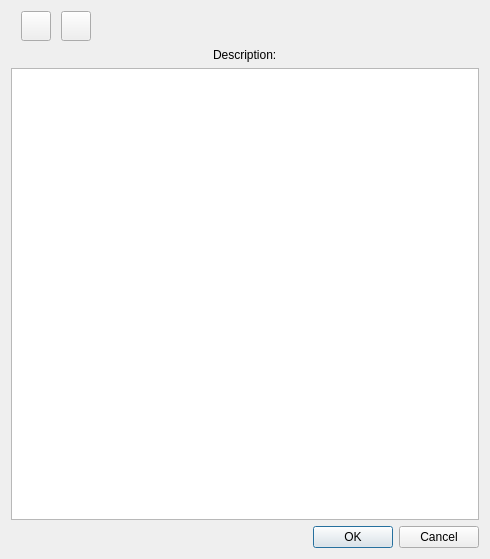
<?xml version="1.0" encoding="UTF-8"?>
<ui version="4.0">
 <class>AbstractFunctionalityForm</class>
 <widget class="QWidget" name="AbstractFunctionalityForm">
  <property name="windowModality">
   <enum>Qt::ApplicationModal</enum>
  </property>
  <property name="geometry">
   <rect>
    <x>0</x>
    <y>0</y>
    <width>490</width>
    <height>559</height>
   </rect>
  </property>
  <property name="sizePolicy">
   <sizepolicy hsizetype="Expanding" vsizetype="Expanding">
    <horstretch>0</horstretch>
    <verstretch>0</verstretch>
   </sizepolicy>
  </property>
  <property name="windowIcon">
   <iconset>
    <normaloff>../../build-Framework-Desktop_Qt_5_7_0_MinGW_32bit-Debug/Images/lightning.jpg</normaloff>../../build-Framework-Desktop_Qt_5_7_0_MinGW_32bit-Debug/Images/lightning.jpg</iconset>
  </property>
  <layout class="QVBoxLayout" name="verticalLayout">
   <item>
    <layout class="QHBoxLayout" name="topLayout">
     <item>
      <widget class="QWidget" name="switchLabelBackground" native="true">
       <property name="minimumSize">
        <size>
         <width>90</width>
         <height>31</height>
        </size>
       </property>
       <property name="maximumSize">
        <size>
         <width>90</width>
         <height>31</height>
        </size>
       </property>
       <widget class="QLabel" name="labelSwitch">
        <property name="geometry">
         <rect>
          <x>0</x>
          <y>0</y>
          <width>90</width>
          <height>31</height>
         </rect>
        </property>
        <property name="text">
         <string/>
        </property>
        <property name="pixmap">
         <pixmap>../../build-Framework-Desktop_Qt_5_7_0_MinGW_32bit-Debug/Images/Left.png</pixmap>
        </property>
        <property name="scaledContents">
         <bool>true</bool>
        </property>
       </widget>
       <widget class="InteractiveButton" name="EditButton">
        <property name="enabled">
         <bool>true</bool>
        </property>
        <property name="geometry">
         <rect>
          <x>50</x>
          <y>0</y>
          <width>30</width>
          <height>30</height>
         </rect>
        </property>
        <property name="text">
         <string/>
        </property>
        <property name="icon">
         <iconset>
          <normaloff>../../build-Framework-Desktop_Qt_5_5_1_MinGW_32bit-Debug/Images/Edit.png</normaloff>../../build-Framework-Desktop_Qt_5_5_1_MinGW_32bit-Debug/Images/Edit.png</iconset>
        </property>
        <property name="iconSize">
         <size>
          <width>30</width>
          <height>30</height>
         </size>
        </property>
       </widget>
       <widget class="InteractiveButton" name="EyeButton">
        <property name="enabled">
         <bool>true</bool>
        </property>
        <property name="geometry">
         <rect>
          <x>10</x>
          <y>0</y>
          <width>30</width>
          <height>30</height>
         </rect>
        </property>
        <property name="text">
         <string/>
        </property>
        <property name="icon">
         <iconset>
          <normaloff>../../build-Framework-Desktop_Qt_5_5_1_MinGW_32bit-Debug/Images/Eye.png</normaloff>../../build-Framework-Desktop_Qt_5_5_1_MinGW_32bit-Debug/Images/Eye.png</iconset>
        </property>
        <property name="iconSize">
         <size>
          <width>30</width>
          <height>30</height>
         </size>
        </property>
       </widget>
      </widget>
     </item>
     <item>
      <spacer name="topSpacer">
       <property name="orientation">
        <enum>Qt::Horizontal</enum>
       </property>
       <property name="sizeHint" stdset="0">
        <size>
         <width>40</width>
         <height>20</height>
        </size>
       </property>
      </spacer>
     </item>
    </layout>
   </item>
   <item>
    <layout class="QHBoxLayout" name="descriptionLayout">
     <item>
      <widget class="QLabel" name="descriptionLabel">
       <property name="sizePolicy">
        <sizepolicy hsizetype="Fixed" vsizetype="Fixed">
         <horstretch>19</horstretch>
         <verstretch>0</verstretch>
        </sizepolicy>
       </property>
       <property name="text">
        <string>Description:</string>
       </property>
      </widget>
     </item>
    </layout>
   </item>
   <item>
    <widget class="QTextEdit" name="descriptionTextEdit">
     <property name="sizePolicy">
      <sizepolicy hsizetype="Expanding" vsizetype="Ignored">
       <horstretch>0</horstretch>
       <verstretch>0</verstretch>
      </sizepolicy>
     </property>
    </widget>
   </item>
   <item>
    <widget class="QDialogButtonBox" name="buttonBox">
     <property name="locale">
      <locale language="English" country="UnitedStates"/>
     </property>
     <property name="standardButtons">
      <set>QDialogButtonBox::Cancel|QDialogButtonBox::Ok</set>
     </property>
    </widget>
   </item>
  </layout>
 </widget>
 <customwidgets>
  <customwidget>
   <class>InteractiveButton</class>
   <extends>QPushButton</extends>
   <header>InteractiveButton.h</header>
  </customwidget>
 </customwidgets>
 <resources/>
 <connections/>
</ui>
